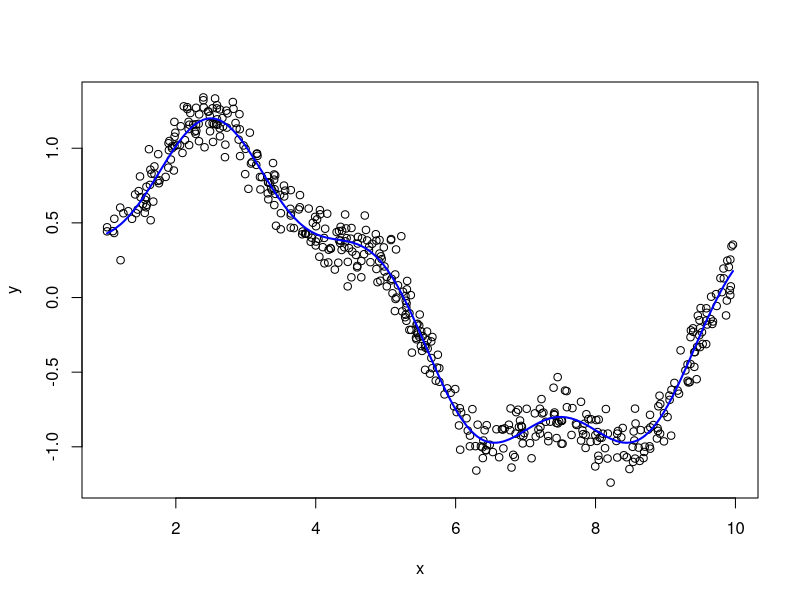
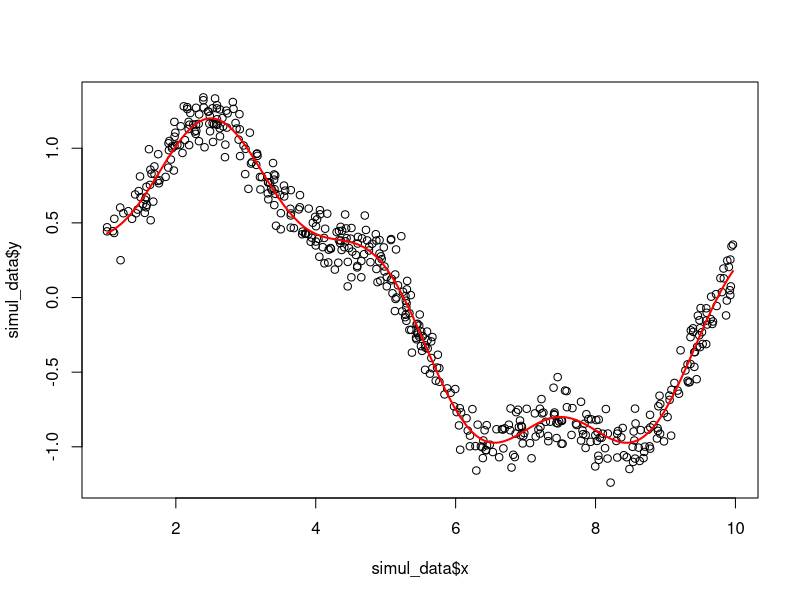
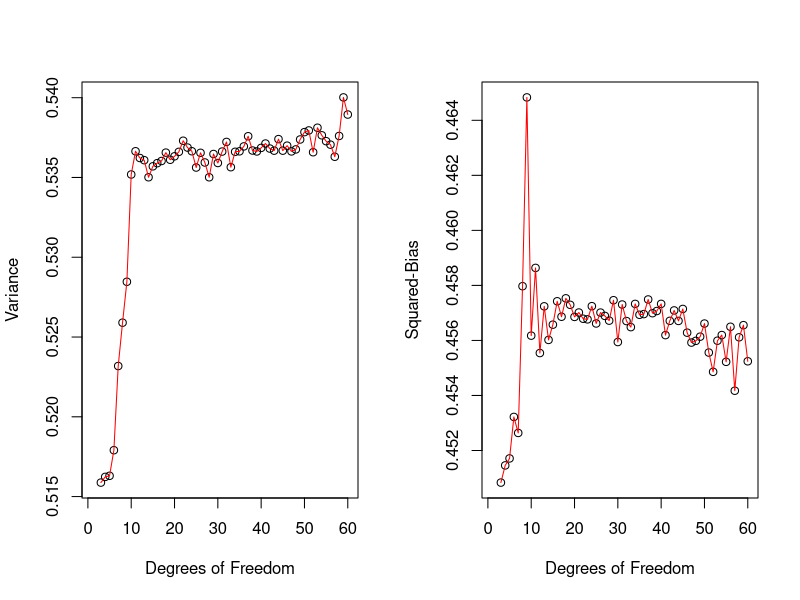
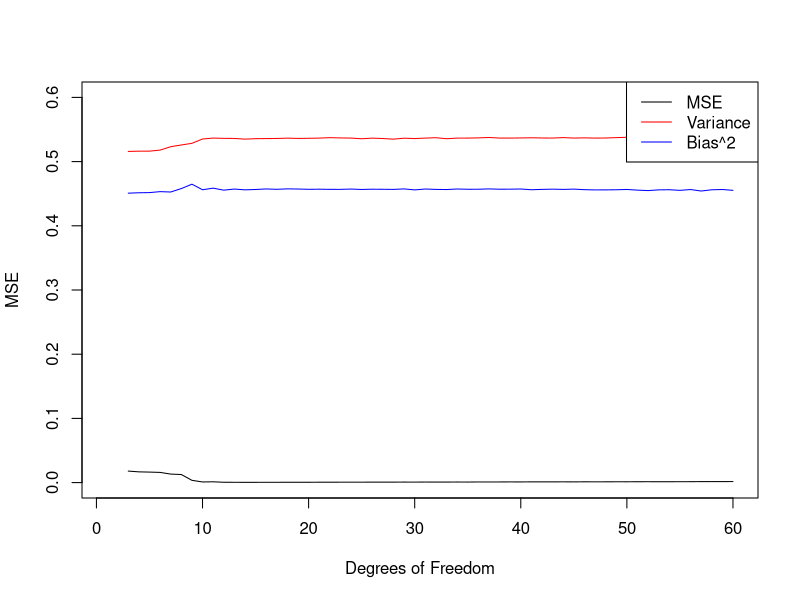
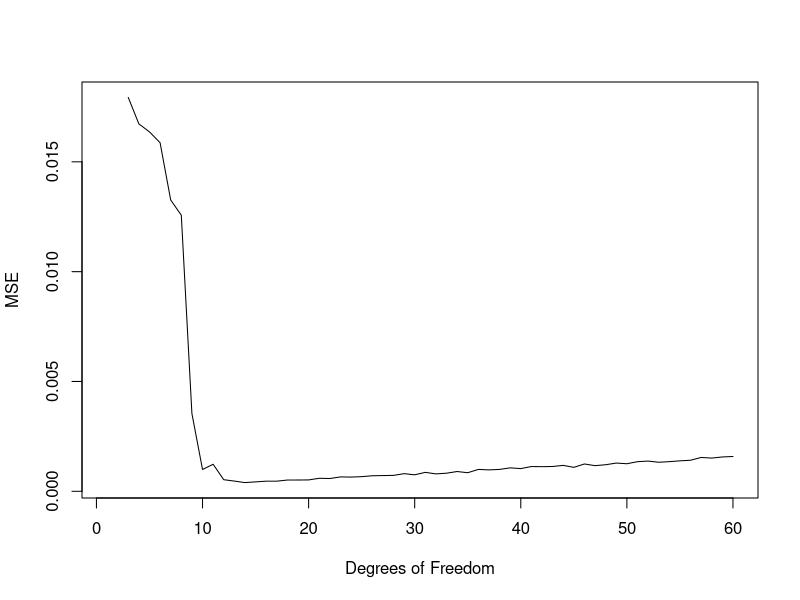

Write R code to recreate these figures, in order. (Note: a time limit stopped this script after it produced the figures.)
## ---- chunk 1
#specify the seed so that the result can be reproduced
set.seed(1)

#maximum degree of freedom to be tested 
n_df <- 60
#number of sample
n_sample <- 500
## ---- chunk 2
#Set up simulation data
x <- sort(runif(n_sample,1,10))
ytrue <- (sin(pi*x/5) + 0.2*cos(4*pi*x/5))
y <- ytrue + rnorm(length(ytrue), sd=0.1)
plot(x,y)
lines(x,ytrue,col='blue',lwd=2)
## ---- chunk 3
#split data into training and testing sets
simul_data <- data.frame(x,y,ytrue)
training_index <- sample(1:n_sample,n_sample*0.8,replace=F)
train <- simul_data[training_index,]
test <- simul_data[-training_index,]
plot(simul_data$x,simul_data$y)
lines(simul_data$x,ytrue,col='red',lwd=2)
## ---- chunk 4
#K-fold cross validation with k=10
library(splines)

#specify number of folds
set.seed(123)
n_folds <- 10
folds = sample((1:nrow(train) %% n_folds))+1

#set up matrix to store the results
prediction_matrix <- matrix(NA, nrow = n_folds, ncol = nrow(train)/n_folds)
results <- matrix(NA, nrow = 3, ncol = n_df)
mse <- matrix(NA, nrow = n_folds, ncol = n_df)
## ---- chunk 5
#use for loop to fit the model for 10 different combination of train-test subsets
for (df_iter in 3:n_df){
  
  for (k in seq(n_folds)){
    cspline <- glm(y ~ bs( x, df=df_iter), data=train[folds!=k,] )
    
    cspline_predict <- predict(cspline, newdata=as.data.frame(train[folds==k,]))
    
    prediction_matrix[k,1:(nrow(train)/n_folds)] <- cspline_predict 
    
    var_matrix <- apply(prediction_matrix, 2, FUN = var)
    bias_matrix <- apply(prediction_matrix, 2, FUN = mean)
    
    squared_bias <- (bias_matrix - train[folds==k,3])^2
    
    mse[k, df_iter] <- mean((cspline_predict - train[folds==k,3])^2)
  
    }
  results[1, df_iter] <- mean(var_matrix)
  results[2, df_iter] <- mean(squared_bias)
  
}
results[3,1:n_df] <- apply(mse, 2, FUN = mean)
## ---- chunk 6
par(mfrow=c(1,2))
plot(results[1,], xlab = "Degrees of Freedom", ylab = "Variance")
lines(1:60,results[1,],col='red')
plot(results[2,], xlab = "Degrees of Freedom", ylab = "Squared-Bias")
lines(1:60,results[2,],col='red')
## ---- chunk 7
par(mfrow=c(1,1))
plot(results[3,], type='l', xlab = "Degrees of Freedom", ylab = "MSE", ylim=c(0,0.6))
lines(1:60,results[1,],col='red')
lines(1:60,results[2,],col='blue')
legend("topright", c("MSE", "Variance", "Bias^2"), 
  lty=1, col=c("black","red","blue"))
## ---- chunk 8
plot(results[3,], type='l', xlab = "Degrees of Freedom", ylab = "MSE")
best.df.kfold = which.min(results[3,])
best.df.kfold
## ---- chunk 9
#LOOCV

#specify number of folds
set.seed(123)
n_folds <- nrow(train)
folds = sample((1:nrow(train) %% n_folds))+1

#set up matrix to store the results
prediction_matrix <- matrix(NA, nrow = n_folds, ncol = nrow(train)/n_folds)
results <- matrix(NA, nrow = 3, ncol = n_df)
mse <- matrix(NA, nrow = n_folds, ncol = n_df)
## ---- chunk 10
#use for loop to fit the model with LOOCV method
for (df_iter in 3:n_df){
  
  for (k in seq(n_folds)){
    cspline <- glm(y ~ bs( x, df=df_iter), data=train[folds!=k,] )
    
    cspline_predict <- predict(cspline, newdata=as.data.frame(train[folds==k,]))
    
    prediction_matrix[k,1:(nrow(train)/n_folds)] <- cspline_predict 
    
    var_matrix <- apply(prediction_matrix, 2, FUN = var)
    bias_matrix <- apply(prediction_matrix, 2, FUN = mean)
    
    squared_bias <- (bias_matrix - train[folds==k,3])^2
    
    mse[k, df_iter] <- mean((cspline_predict - train[folds==k,3])^2)
  
    }
  results[1, df_iter] <- mean(var_matrix)
  results[2, df_iter] <- mean(squared_bias)
  
}
results[3,1:n_df] <- apply(mse, 2, FUN = mean)
## ---- chunk 11
par(mfrow=c(1,2))
plot(results[1,], xlab = "Degrees of Freedom", ylab = "Variance")
lines(1:60,results[1,],col='red')
plot(results[2,], xlab = "Degrees of Freedom", ylab = "Squared-Bias")
lines(1:60,results[2,],col='red')
## ---- chunk 12
par(mfrow=c(1,1))
plot(results[3,], type='l', xlab = "Degrees of Freedom", ylab = "MSE", ylim=c(0,0.7))
lines(1:60,results[1,],col='red')
lines(1:60,results[2,],col='blue')
legend("topright", c("MSE", "Variance", "Bias^2"), 
  lty=1, col=c("black","red","blue"))
## ---- chunk 13
plot(results[3,], type='l', xlab = "Degrees of Freedom", ylab = "MSE")
best.df.LOOCV = which.min(results[3,])
best.df.LOOCV
## ---- chunk 14
#Compare CV and LOOCV
model_kfold <- glm(y ~ bs( x, df=best.df.kfold), data=train)
summary(model_kfold)
predict_kfold <- predict(model_kfold, newdata=as.data.frame(test))

test.RSS.kfold <- sum((predict_kfold - test$y)^2)
test.TSS.kfold <- sum((mean(test$y) - test$y)^2)
test.R.Squared.kfold<- 1-test.RSS.kfold/test.TSS.kfold
test.R.Squared.kfold

model_LOOCV <- glm(y ~ bs( x, df=best.df.LOOCV), data=train)
summary(model_LOOCV)
predict_LOOCV <- predict(model_LOOCV, newdata=as.data.frame(test))

test.RSS.LOOCV <- sum((predict_LOOCV - test$y)^2)
test.TSS.LOOCV <- sum((mean(test$y) - test$y)^2)
test.R.Squared.LOOCV<- 1-test.RSS.LOOCV/test.TSS.LOOCV
test.R.Squared.LOOCV
## ---- chunk 15
plot(test$x,test$y)
lines(test$x,predict_kfold,col="red")
lines(test$x,predict_LOOCV,col="blue")
legend("topright", c("True", "kfold_model", "LOOCV_model"), pch = 1,
  lty=1, col=c("black","red","blue"))
